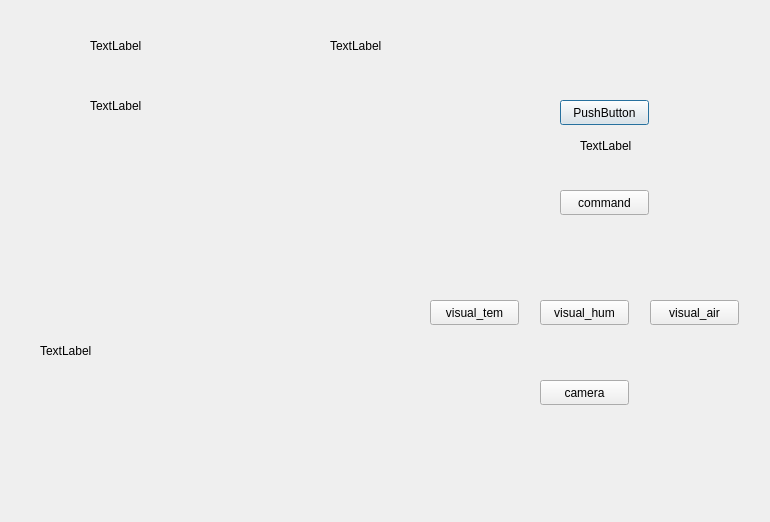
<?xml version="1.0" encoding="UTF-8"?>
<ui version="4.0">
 <class>Dialog</class>
 <widget class="QDialog" name="Dialog">
  <property name="geometry">
   <rect>
    <x>0</x>
    <y>0</y>
    <width>770</width>
    <height>522</height>
   </rect>
  </property>
  <property name="windowTitle">
   <string>Dialog</string>
  </property>
  <widget class="QLabel" name="label">
   <property name="geometry">
    <rect>
     <x>90</x>
     <y>30</y>
     <width>191</width>
     <height>31</height>
    </rect>
   </property>
   <property name="text">
    <string>TextLabel</string>
   </property>
  </widget>
  <widget class="QPushButton" name="pushButton">
   <property name="geometry">
    <rect>
     <x>560</x>
     <y>100</y>
     <width>89</width>
     <height>25</height>
    </rect>
   </property>
   <property name="text">
    <string>PushButton</string>
   </property>
  </widget>
  <widget class="QLabel" name="label2">
   <property name="geometry">
    <rect>
     <x>580</x>
     <y>130</y>
     <width>191</width>
     <height>31</height>
    </rect>
   </property>
   <property name="text">
    <string>TextLabel</string>
   </property>
  </widget>
  <widget class="QLabel" name="label3">
   <property name="geometry">
    <rect>
     <x>330</x>
     <y>30</y>
     <width>191</width>
     <height>31</height>
    </rect>
   </property>
   <property name="text">
    <string>TextLabel</string>
   </property>
  </widget>
  <widget class="QPushButton" name="pushButton2">
   <property name="geometry">
    <rect>
     <x>560</x>
     <y>190</y>
     <width>89</width>
     <height>25</height>
    </rect>
   </property>
   <property name="text">
    <string>command</string>
   </property>
  </widget>
  <widget class="QLabel" name="label4">
   <property name="geometry">
    <rect>
     <x>90</x>
     <y>90</y>
     <width>191</width>
     <height>31</height>
    </rect>
   </property>
   <property name="text">
    <string>TextLabel</string>
   </property>
  </widget>
  <widget class="QPushButton" name="pushButton3">
   <property name="geometry">
    <rect>
     <x>430</x>
     <y>300</y>
     <width>89</width>
     <height>25</height>
    </rect>
   </property>
   <property name="text">
    <string>visual_tem</string>
   </property>
  </widget>
  <widget class="QPushButton" name="pushButton4">
   <property name="geometry">
    <rect>
     <x>540</x>
     <y>300</y>
     <width>89</width>
     <height>25</height>
    </rect>
   </property>
   <property name="text">
    <string>visual_hum</string>
   </property>
  </widget>
  <widget class="QPushButton" name="pushButton5">
   <property name="geometry">
    <rect>
     <x>650</x>
     <y>300</y>
     <width>89</width>
     <height>25</height>
    </rect>
   </property>
   <property name="text">
    <string>visual_air</string>
   </property>
  </widget>
  <widget class="QPushButton" name="pushButton6">
   <property name="geometry">
    <rect>
     <x>540</x>
     <y>380</y>
     <width>89</width>
     <height>25</height>
    </rect>
   </property>
   <property name="text">
    <string>camera</string>
   </property>
  </widget>
  <widget class="QLabel" name="labelCamera">
   <property name="geometry">
    <rect>
     <x>40</x>
     <y>210</y>
     <width>351</width>
     <height>281</height>
    </rect>
   </property>
   <property name="text">
    <string>TextLabel</string>
   </property>
  </widget>
 </widget>
 <resources/>
 <connections/>
</ui>
